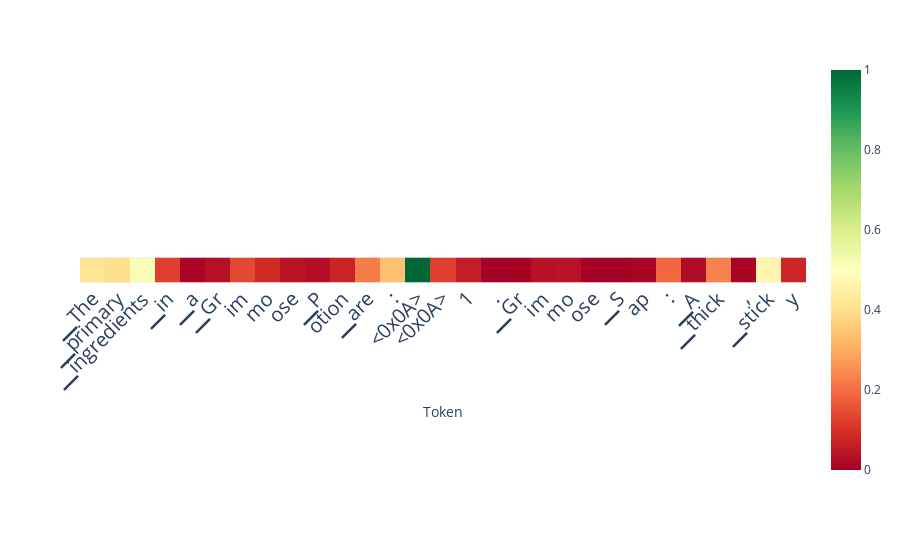

The cell this chart's notebook holds for it:
### Code cell
scores_per_token = doc.detect(output['projections'], aggregation_method='auto')
doc.plot_scores_per_token(scores_per_token, output['tokens'], lastn_tokens_to_plot=max_new_tokens, detection_method='classifier')
# doc.plot_scores_per_token(scores_per_token[:, 26:], output['tokens'][26:], lastn_tokens_to_plot=max_new_tokens, detection_method='classifier')

### Figure 1 — Plotly figure (JSON) as saved in the notebook; plotly's stock layout.template omitted (floating-point values rounded to 4 significant figures)
{"data": [{"coloraxis": "coloraxis", "hovertemplate": "Token: %{x}<br>y: %{y}<br>color: %{z}<extra></extra>", "name": "0", "type": "heatmap", "xaxis": "x", "yaxis": "y", "z": [[0.4162, 0.3992, 0.5169, 0.1239, 0.009231, 0.03241, 0.1397, 0.08698, 0.0398, 0.03003, 0.07505, 0.2238, 0.3368, 1.0, 0.1229, 0.06032, 0.002707, 0.004831, 0.03443, 0.03862, 0.004353, 0.001762, 0.01095, 0.1881, 0.02617, 0.2319, 0.008588, 0.4685, 0.07746]]}], "layout": {"autosize": true, "coloraxis": {"cmax": 1, "cmin": 0, "colorscale": [[0, "rgb(165,0,38)"], [0.1, "rgb(215,48,39)"], [0.2, "rgb(244,109,67)"], [0.3, "rgb(253,174,97)"], [0.4, "rgb(254,224,139)"], [0.5, "rgb(255,255,191)"], [0.6, "rgb(217,239,139)"], [0.7, "rgb(166,217,106)"], [0.8, "rgb(102,189,99)"], [0.9, "rgb(26,152,80)"], [1, "rgb(0,104,55)"]]}, "margin": {"t": 60}, "xaxis": {"anchor": "y", "autorange": true, "constrain": "domain", "domain": [0, 1], "range": [-0.5, 28.5], "scaleanchor": "y", "tickangle": -45, "tickfont": {"size": 20}, "ticktext": ["▁The", "▁primary", "▁ingredients", "▁in", "▁a", "▁Gr", "im", "mo", "ose", "▁P", "otion", "▁are", ":", "<0x0A>", "<0x0A>", "1", ".", "▁Gr", "im", "mo", "ose", "▁S", "ap", ":", "▁A", "▁thick", ",", "▁stick", "y", "▁substance"], "tickvals": [0, 1, 2, 3, 4, 5, 6, 7, 8, 9, 10, 11, 12, 13, 14, 15, 16, 17, 18, 19, 20, 21, 22, 23, 24, 25, 26, 27, 28, 29], "title": {"text": "Token"}}, "yaxis": {"anchor": "x", "autorange": true, "constrain": "domain", "domain": [0.4429, 0.5571], "range": [0.5, -0.5], "showticklabels": false}}}
